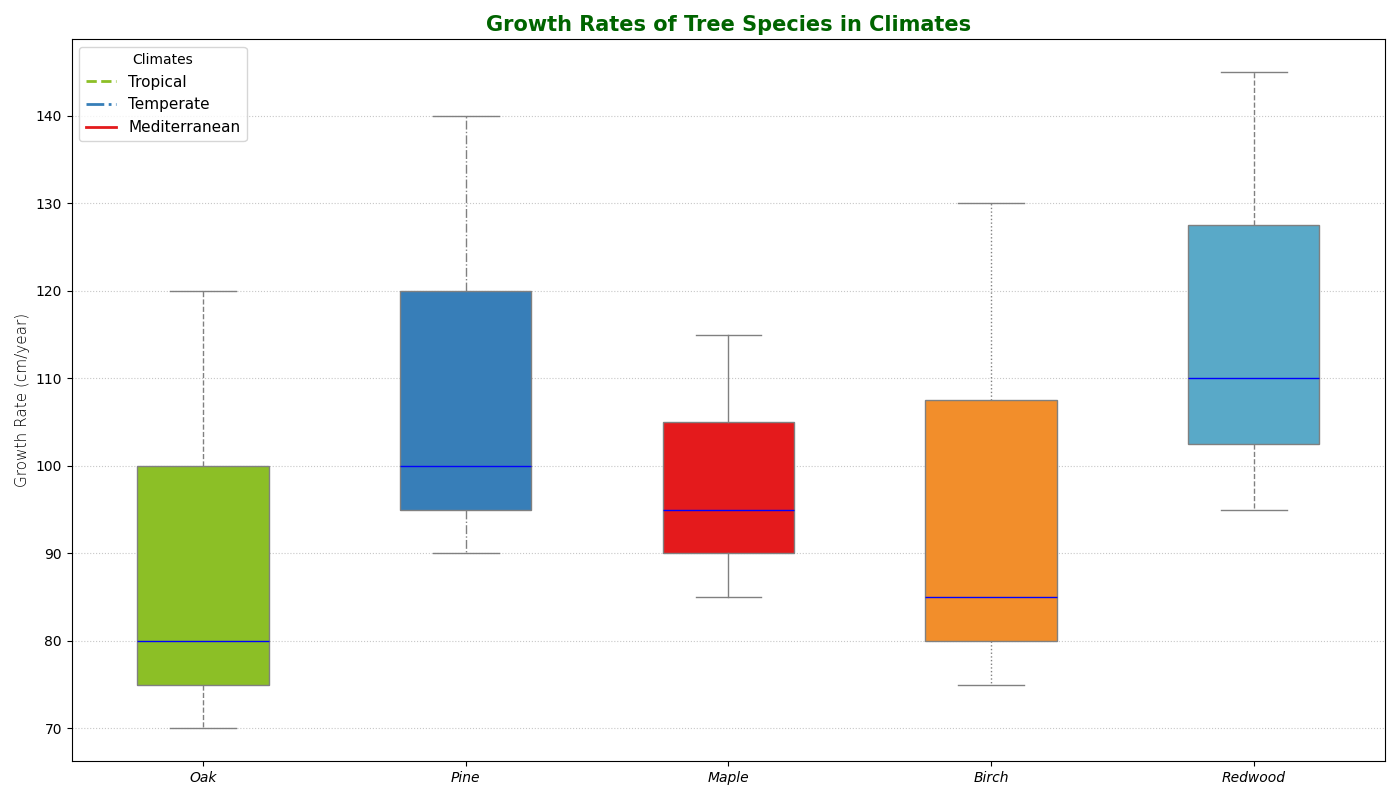

Generate this figure with Python:
import numpy as np
import matplotlib.pyplot as plt

tree_species = ['Oak', 'Pine', 'Maple', 'Birch', 'Redwood']

climate_tropical = [120, 140, 115, 130, 145]
climate_temperate = [80, 100, 95, 85, 110]
climate_mediterranean = [70, 90, 85, 75, 95]

data = [
    climate_tropical,
    climate_temperate,
    climate_mediterranean
]

fig, ax = plt.subplots(figsize=(14, 8))

colors = ['#8CBF26', '#377EB8', '#E41A1C', '#F28E2B', '#59A9C8']
line_styles = ['--', '-.', '-', ':', '--']
marker_styles = ['o', 's', '^', 'd', '*']

for i, species in enumerate(tree_species):
    species_data = [climate[i] for climate in data]
    bp = ax.boxplot(species_data, positions=[i], widths=0.5, vert=True, patch_artist=True,
                    boxprops=dict(facecolor=colors[i], color='grey'),
                    whiskerprops=dict(color='grey', linestyle=line_styles[i]),
                    capprops=dict(color='grey'),
                    flierprops=dict(marker=marker_styles[i], color='red', alpha=0.6),
                    medianprops=dict(color='blue'),
                    notch=False)

ax.set_xticks(range(len(tree_species)))
ax.set_xticklabels(tree_species, fontsize=10, fontstyle='italic')
ax.set_ylabel("Growth Rate (cm/year)", fontsize=11, fontweight='light')
ax.set_title("Growth Rates of Tree Species in Climates", fontsize=15, fontweight='bold', color='darkgreen')
ax.grid(axis='y', linestyle=':', alpha=0.7)

handles = [plt.Line2D([0], [0], color=colors[i], lw=2, linestyle=line_styles[i]) for i in range(len(colors))]
ax.legend(handles, ['Tropical', 'Temperate', 'Mediterranean'], title='Climates', loc='best', fontsize=11)

plt.tight_layout()
plt.show()
